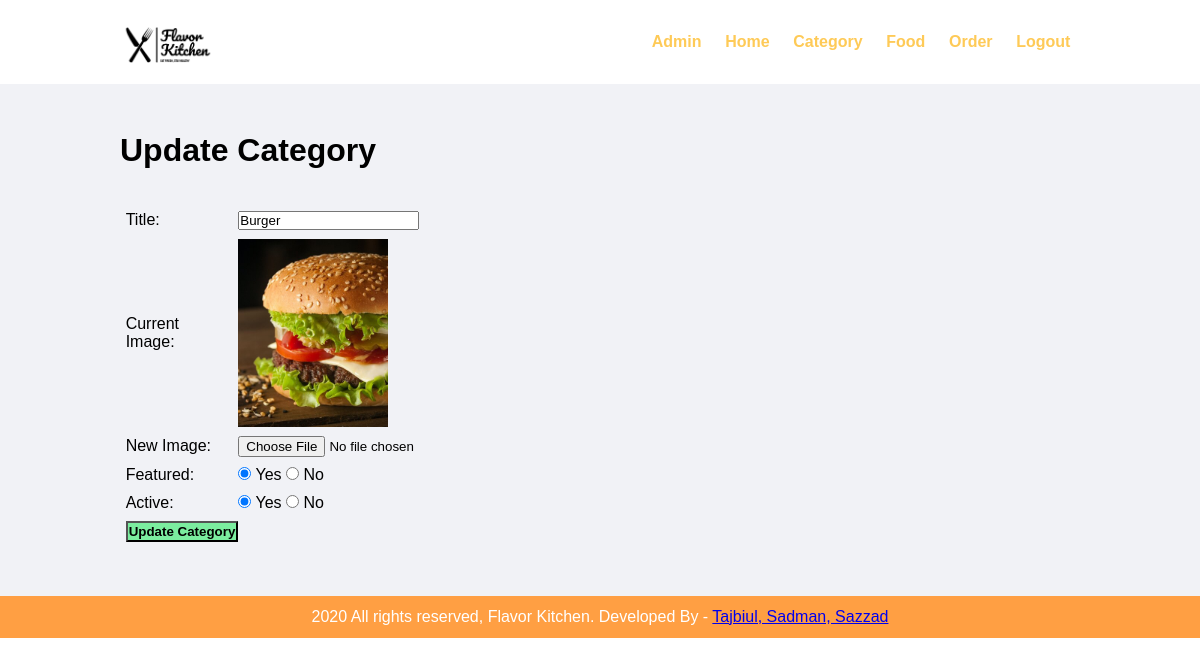
/admin/update-category.php?id=3 (signed in), run on the app's committed database.
### tables this page shows
CREATE TABLE `category` (
  `id` int(10) UNSIGNED NOT NULL,
  `title` varchar(100) NOT NULL,
  `image` varchar(255) NOT NULL,
  `featured` varchar(10) NOT NULL,
  `active` varchar(10) NOT NULL
);

### admin/update-category.php (the view, shortened to what this page needs)
<?php include('components/header.php'); ?>
<div class="main-content">
    <div class="wrapper">
        <h1>Update Category</h1>
        <br><br>
        <?php
            if(isset($_GET['id']))
            {
                $id = $_GET['id'];
                $sql = "SELECT * FROM category WHERE id=$id";
                $res = mysqli_query($conn, $sql);
                $count = mysqli_num_rows($res);
                if($count==1)
                {
                    $row = mysqli_fetch_assoc($res);
                    $title = $row['title'];
                    $current_image = $row['image'];
                    $featured = $row['featured'];
                    $active = $row['active'];
                }
                else
                {
                    $_SESSION['no-category-found'] = "<div class='error'>Category not Found.</div>";
                    header('location:'.SITEURL.'admin/manage-category.php');
                }
            }
            else
            {
                header('location:'.SITEURL.'admin/manage-category.php');
            }
        ?>
        <form action="" method="POST" enctype="multipart/form-data">
            <table class="tbl-30">
                <tr>
                    <td>Title: </td>
                    <td>
                        <input type="text" name="title" value="<?php echo $title; ?>">
                    </td>
                </tr>
                <tr>
                    <td>Current Image: </td>
                    <td>
                        <?php
                            if($current_image != "")
                            {
                                ?>
                                <img src="<?php echo SITEURL; ?>images/category/<?php echo $current_image; ?>" width="150px">
                                <?php
                            }
                            else
                            {
                                echo "<div class='error'>Image Not Added.</div>";
                            }
                        ?>
                    </td>
                </tr>
                <tr>
                    <td>New Image: </td>
                    <td>
                        <input type="file" name="image">
                    </td>
                </tr>
                <tr>
                    <td>Featured: </td>
                    <td>
                        <input <?php if($featured=="Yes"){echo "checked";} ?> type="radio" name="featured" value="Yes"> Yes
                        <input <?php if($featured=="No"){echo "checked";} ?> type="radio" name="featured" value="No"> No
                    </td>
                </tr>
                <tr>
                    <td>Active: </td>
                    <td>
                        <input <?php if($active=="Yes"){echo "checked";} ?> type="radio" name="active" value="Yes"> Yes
                        <input <?php if($active=="No"){echo "checked";} ?> type="radio" name="active" value="No"> No
                    </td>
                </tr>
                <tr>
                    <td>
                        <input type="submit" name="submit" value="Update Category" class="btn-secondary">
                    </td>
                </tr>
            </table>
        </form>
    </div>
</div>
<?php include('components/footer.php'); ?>

### css/admin.css (style rules this page uses)
* { margin: 0; padding: 0; font-family: Arial, Helvetica, sans-serif; }
.wrapper { padding: 1%; width: 80%; margin: 0 auto; }
.tbl-30 { width: 30%; }
table tr td { padding: 1%; }
.btn-secondary { background-color: #7bed9f; padding: 1%; color: black; text-decoration: none; font-weight: bold; }
.main-content { background-color: #f1f2f6; padding: 3% 0; }

### data on the page
category: title "Burger", image (picture), featured "☑", active "☑"
